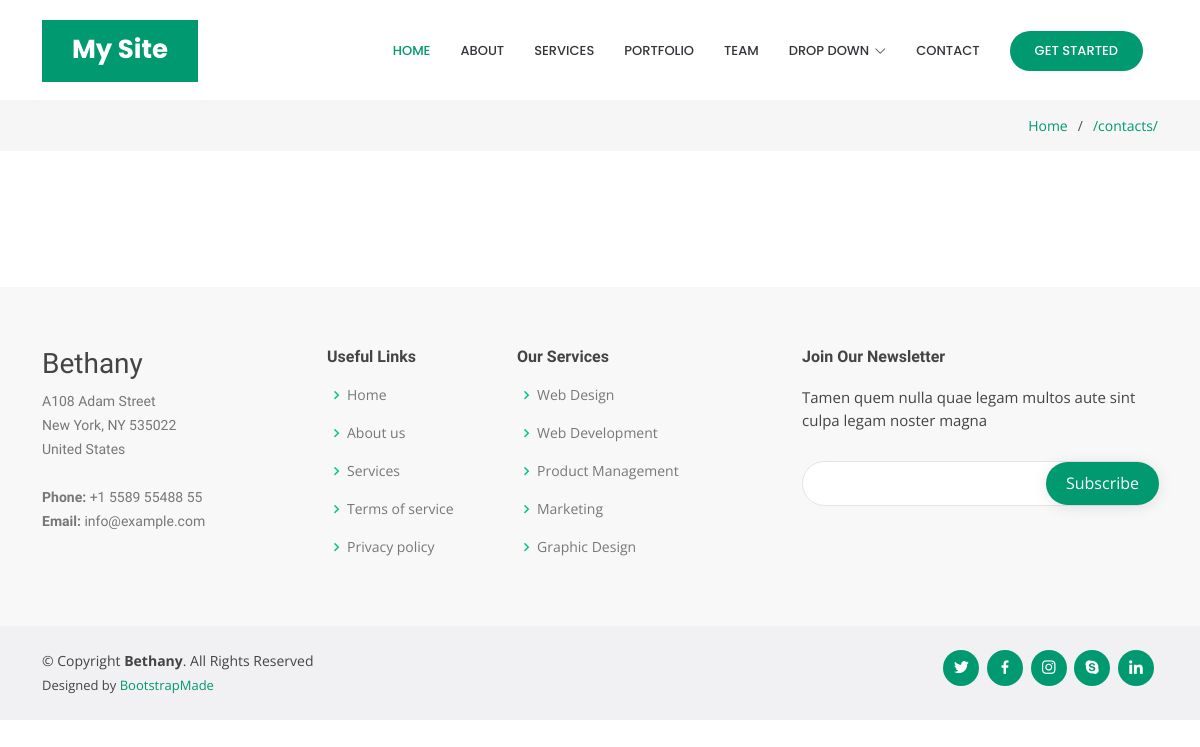
The page /contacts/ on the database as committed earlier.
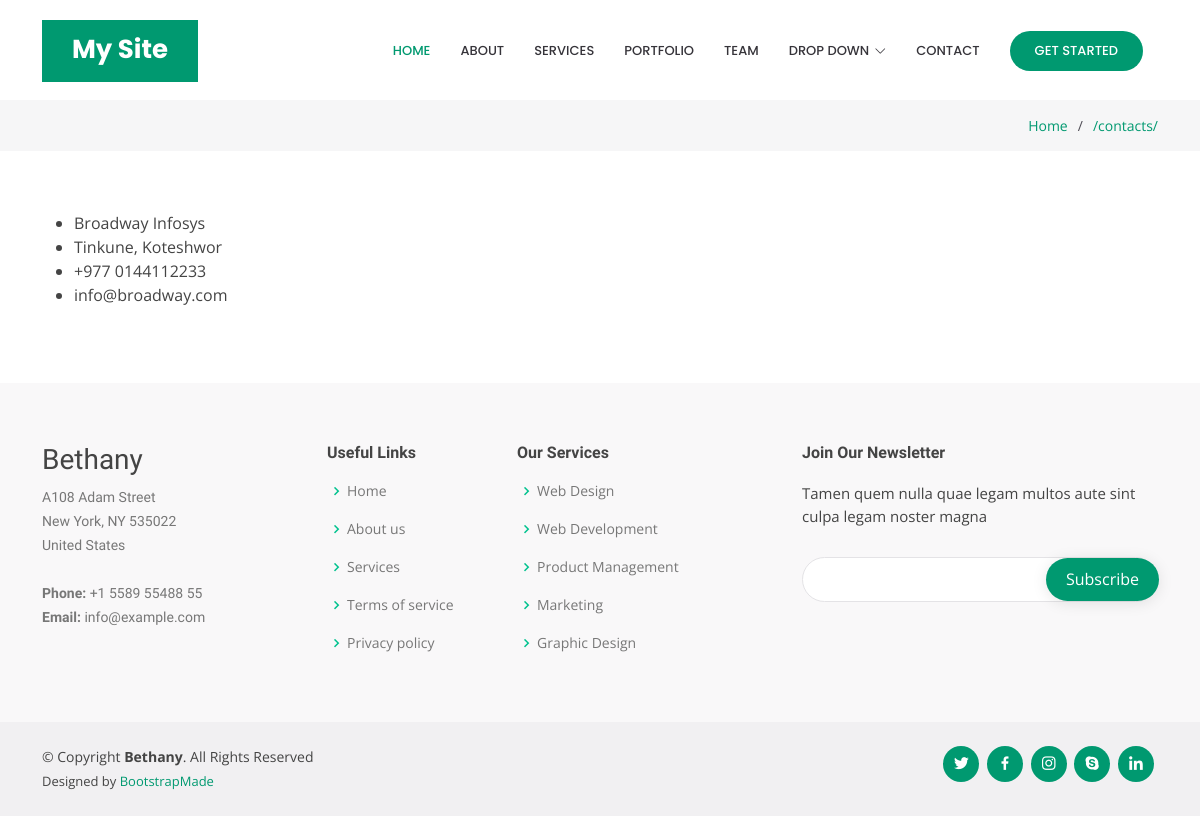
The same page on the database as committed later.
### contacts/models.py (models this page shows, shortened)
class Contact(models.Model):
    title = models.CharField(max_length=256)
    details = models.TextField()

### contacts/views.py (the view)
# urls.py: path('', views.show_contacts, name='contacts')
def show_contacts(request):
    contacts = Contact.objects.all()
    return render(request, 'contacts.html', {'contacts': contacts})

### templates/contacts.html
{% extends 'base.html' %}
{% load static %}
{% block content %}
    <main id="main">
        {% include 'bread.html' %}
        <section class="inner-page">
            <div class="container">
                <ul>
                    {% for c in contacts %}
                        <li>{{ c.details }}</li>
                    {% endfor %}
                </ul>
            </div>
        </section>
    </main>
{% endblock %}

### templates/base.html (shortened to what this page needs)
<!DOCTYPE html>
{% load static %}
<html lang="en">
<head>
    <link href="{% static 'assets/vendor/aos/aos.css' %}" rel="stylesheet">
    <link href="{% static 'assets/vendor/bootstrap/css/bootstrap.min.css' %}" rel="stylesheet">
    <link href="{% static 'assets/vendor/bootstrap-icons/bootstrap-icons.css' %}" rel="stylesheet">
    <link href="{% static 'assets/vendor/boxicons/css/boxicons.min.css' %}" rel="stylesheet">
    <link href="{% static 'assets/vendor/glightbox/css/glightbox.min.css' %}" rel="stylesheet">
    <link href="{% static 'assets/vendor/remixicon/remixicon.css' %}" rel="stylesheet">
    <link href="{% static 'assets/vendor/swiper/swiper-bundle.min.css' %}" rel="stylesheet">
    <link href="{% static 'assets/css/style.css' %}" rel="stylesheet">
</head>
<body>
<header id="header" class="fixed-top d-flex align-items-center">
    <div class="container">
        <div class="header-container d-flex align-items-center justify-content-between">
            <div class="logo">
                <h1 class="text-light"><a href="index.html"><span>My Site</span></a></h1>
            </div>
            <nav id="navbar" class="navbar">
                <ul>
                    <li><a class="nav-link scrollto active" href="/">Home</a></li>
                    <li><a class="nav-link scrollto" href="/about">About</a></li>
                    <li><a class="nav-link scrollto" href="#services">Services</a></li>
                    <li><a class="nav-link scrollto " href="/portfolio">Portfolio</a></li>
                    <li><a class="nav-link scrollto" href="#">Team</a></li>
                    <li class="dropdown"><a href="#"><span>Drop Down</span> <i class="bi bi-chevron-down"></i></a>
                    </li>
                    <li><a class="nav-link scrollto" href="{% url 'contacts' %}">Contact</a></li>
                    <li><a class="getstarted scrollto" href="#about">Get Started</a></li>
                </ul>
            </nav>
        </div>
    </div>
</header>
{% block content %}
{% endblock %}
<footer id="footer">
    <div class="footer-top">
        <div class="container">
            <div class="row">
                <div class="col-lg-3 col-md-6 footer-contact">
                    <h3>Bethany</h3>
                    <p>
                        A108 Adam Street <br>
                        New York, NY 535022<br>
                        United States <br><br>
                        <strong>Phone:</strong> +1 5589 55488 55<br>
                        <strong>Email:</strong> info@example.com<br>
                    </p>
                </div>
                <div class="col-lg-2 col-md-6 footer-links">
                    <h4>Useful Links</h4>
                    <ul>
                        <li><i class="bx bx-chevron-right"></i> <a href="#">Home</a></li>
                        <li><i class="bx bx-chevron-right"></i> <a href="#">About us</a></li>
                        <li><i class="bx bx-chevron-right"></i> <a href="#">Services</a></li>
                        <li><i class="bx bx-chevron-right"></i> <a href="#">Terms of service</a></li>
                        <li><i class="bx bx-chevron-right"></i> <a href="#">Privacy policy</a></li>
                    </ul>
                </div>
                <div class="col-lg-3 col-md-6 footer-links">
                    <h4>Our Services</h4>
                    <ul>
                        <li><i class="bx bx-chevron-right"></i> <a href="#">Web Design</a></li>
                        <li><i class="bx bx-chevron-right"></i> <a href="#">Web Development</a></li>
                        <li><i class="bx bx-chevron-right"></i> <a href="#">Product Management</a></li>
                        <li><i class="bx bx-chevron-right"></i> <a href="#">Marketing</a></li>
                        <li><i class="bx bx-chevron-right"></i> <a href="#">Graphic Design</a></li>
                    </ul>
                </div>
                <div class="col-lg-4 col-md-6 footer-newsletter">
                    <h4>Join Our Newsletter</h4>
                    <p>Tamen quem nulla quae legam multos aute sint culpa legam noster magna</p>
                    <form action="" method="post">
                        <input type="email" name="email"><input type="submit" value="Subscribe">
                    </form>
                </div>
            </div>
        </div>
    </div>
    <div class="container d-md-flex py-4">
        <div class="me-md-auto text-center text-md-start">
            <div class="copyright">
                &copy; Copyright <strong><span>Bethany</span></strong>. All Rights Reserved
            </div>
            <div class="credits">
                Designed by <a href="https://bootstrapmade.com/">BootstrapMade</a>
            </div>
        </div>
        <div class="social-links text-center text-md-right pt-3 pt-md-0">
            <a href="#" class="twitter"><i class="bx bxl-twitter"></i></a>
            <a href="#" class="facebook"><i class="bx bxl-facebook"></i></a>
            <a href="#" class="instagram"><i class="bx bxl-instagram"></i></a>
            <a href="#" class="google-plus"><i class="bx bxl-skype"></i></a>
            <a href="#" class="linkedin"><i class="bx bxl-linkedin"></i></a>
        </div>
    </div>
</footer>
</body>
</html>

### templates/bread.html (shortened to what this page needs)
<section class="breadcrumbs">
    <div class="container">
        <div class="d-flex justify-content-between align-items-center">
            <ol>
                <li><a href="index.html">Home</a></li>
                <li><a href="#">{{ request.path }}</a></li>
            </ol>
        </div>
    </div>
</section>

### static/assets/css/style.css (style rules this page uses)
body { font-family: "Open Sans", sans-serif; color: #444444; }
a { color: #009970; text-decoration: none; }
h1, h2, h3, h4, h5, h6 { font-family: "Raleway", sans-serif; }
#header { transition: all 0.5s; z-index: 997; transition: all 0.5s; top: 20px; }
#header .header-container { background: #fff; }
#header .logo { overflow: hidden; padding: 16px 30px 12px 30px; background: #009970; }
#header .logo h1 { font-size: 26px; padding: 0; line-height: 1; font-weight: 700; font-family: "Poppins", sans-serif; }
#header .logo h1 a, #header .logo h1 a:hover { color: #fff; text-decoration: none; }
.navbar { padding: 0; }
.navbar ul { margin: 0; padding: 0; display: flex; list-style: none; align-items: center; }
.navbar li { position: relative; }
.navbar a { display: flex; align-items: center; justify-content: space-between; padding: 10px 0 10px 30px; color: #36343a; transition: 0.3s; font-size: 13px; font-weight: 500; text-transform: uppercase; font-family: "Poppins", sans-serif; white-space: nowrap; transition: 0.3s; }
.navbar a i { font-size: 12px; line-height: 0; margin-left: 5px; }
.navbar a:hover, .navbar .active, .navbar li:hover > a { color: #009970; }
.navbar .getstarted { background: #009970; padding: 10px 25px; margin-left: 30px; margin-right: 15px; border-radius: 50px; color: #fff; }
section { padding: 60px 0; overflow: hidden; }
.breadcrumbs { padding: 15px 0; background: #f6f6f7; margin-top: 100px; }
.breadcrumbs ol { display: flex; flex-wrap: wrap; list-style: none; padding: 0; margin: 0; font-size: 14px; }
.breadcrumbs ol li + li { padding-left: 10px; }
.breadcrumbs ol li + li::before { display: inline-block; padding-right: 10px; color: #4f4c55; content: "/"; }
#footer { color: #444444; font-size: 14px; background: #f1f0f2; }
#footer .footer-top { padding: 60px 0 30px 0; background: #f9f8f9; }
#footer .footer-top .footer-contact { margin-bottom: 30px; }
#footer .footer-top .footer-contact p { font-size: 14px; line-height: 24px; margin-bottom: 0; font-family: "Raleway", sans-serif; color: #777777; }
#footer .footer-top h4 { font-size: 16px; font-weight: bold; color: #444444; position: relative; padding-bottom: 12px; }
#footer .footer-top .footer-links { margin-bottom: 30px; }
#footer .footer-top .footer-links ul { list-style: none; padding: 0; margin: 0; }
#footer .footer-top .footer-links ul i { padding-right: 2px; color: #00c28e; font-size: 18px; line-height: 1; }
#footer .footer-top .footer-links ul li { padding: 10px 0; display: flex; align-items: center; }
#footer .footer-top .footer-links ul li:first-child { padding-top: 0; }
#footer .footer-top .footer-links ul a { color: #777777; transition: 0.3s; display: inline-block; line-height: 1; }
#footer .footer-newsletter { font-size: 15px; }
#footer .footer-newsletter h4 { font-size: 16px; font-weight: bold; color: #444444; position: relative; padding-bottom: 12px; }
#footer .footer-newsletter form { margin-top: 30px; background: #fff; padding: 6px 10px; position: relative; border-radius: 50px; text-align: left; border: 1px solid #e4e3e6; }
#footer .footer-newsletter form input[type="email"] { border: 0; padding: 4px 8px; width: calc(100% - 100px); }
#footer .footer-newsletter form input[type="submit"] { position: absolute; top: 0; right: -2px; bottom: 0; border: 0; background: none; font-size: 16px; padding: 0 20px; background: #009970; color: #fff; transition: 0.3s; border-radius: 50px; box-shadow: 0px 2px 15px rgba(0, 0, 0, 0.1); }
#footer .credits { padding-top: 5px; font-size: 13px; color: #444444; }
#footer .social-links a { font-size: 18px; display: inline-block; background: #009970; color: #fff; line-height: 1; padding: 8px 0; margin-right: 4px; border-radius: 50%; text-align: center; width: 36px; height: 36px; transition: 0.3s; }

Rows that differ between the two databases and show on the page:
added Contact: details "Broadway Infosys"
added Contact: details "Tinkune, Koteshwor"
added Contact: details "+977 0144112233"
added Contact: details "info@broadway.com"
